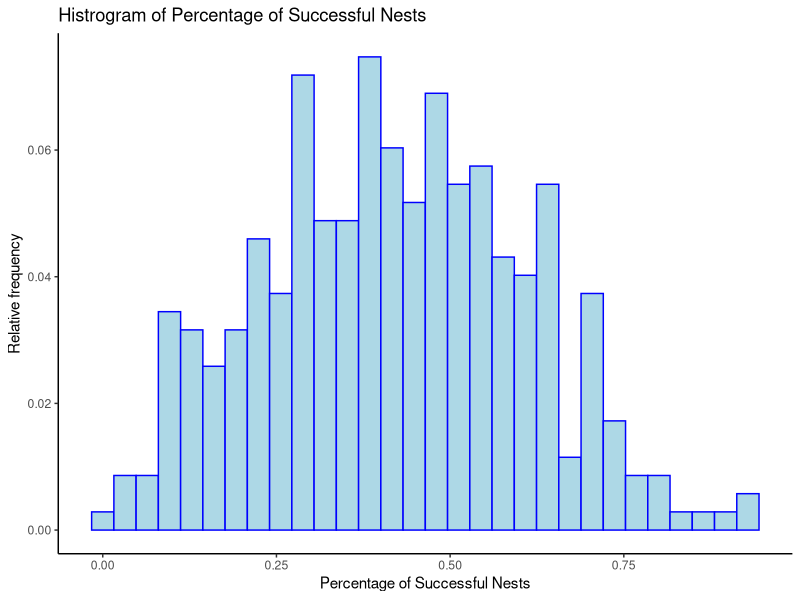
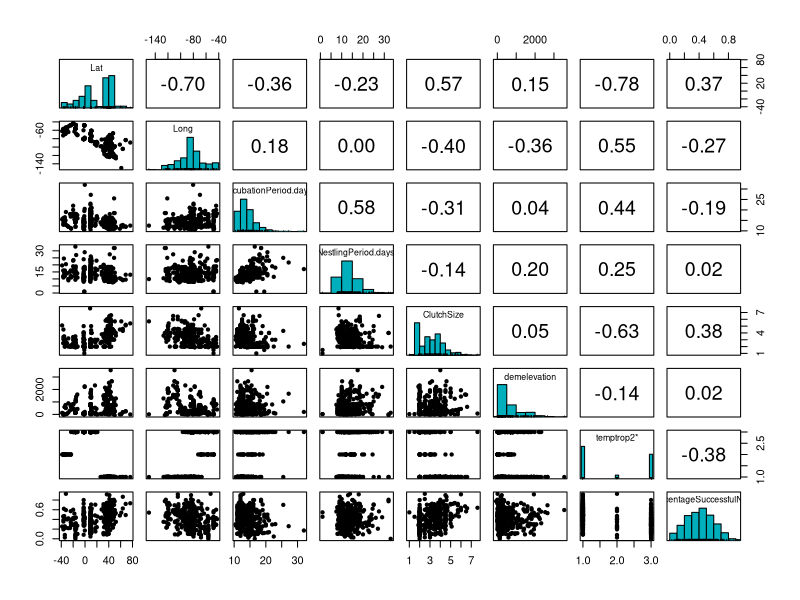
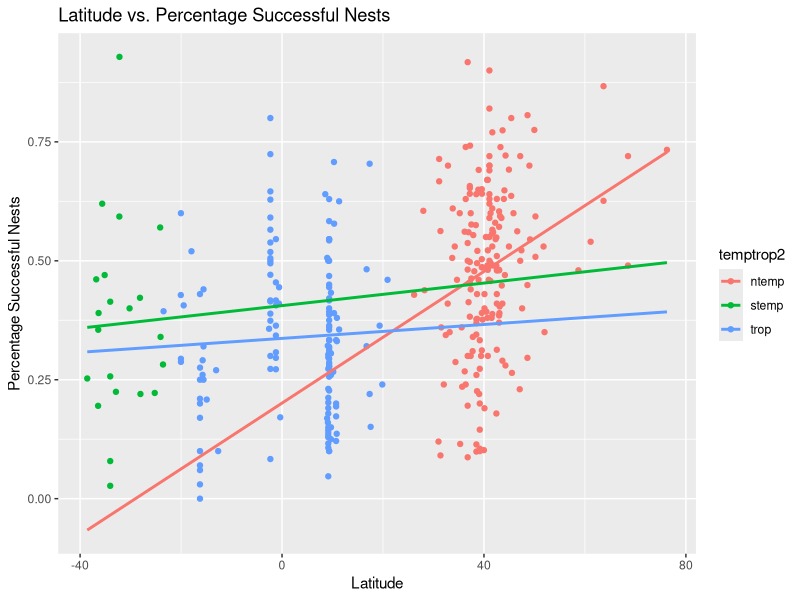
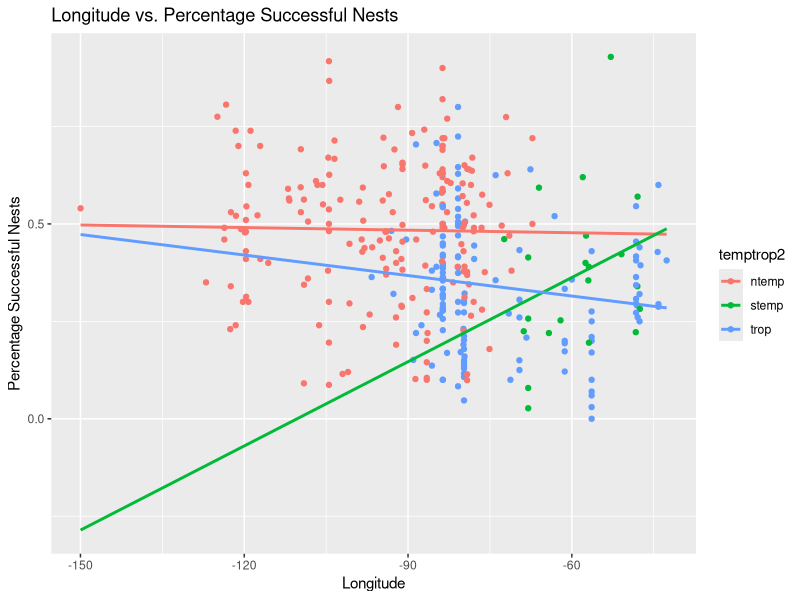
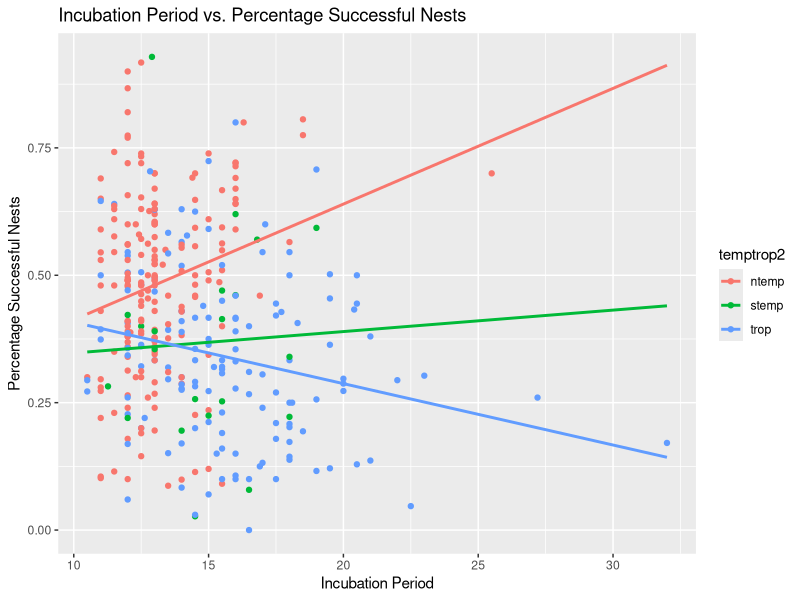
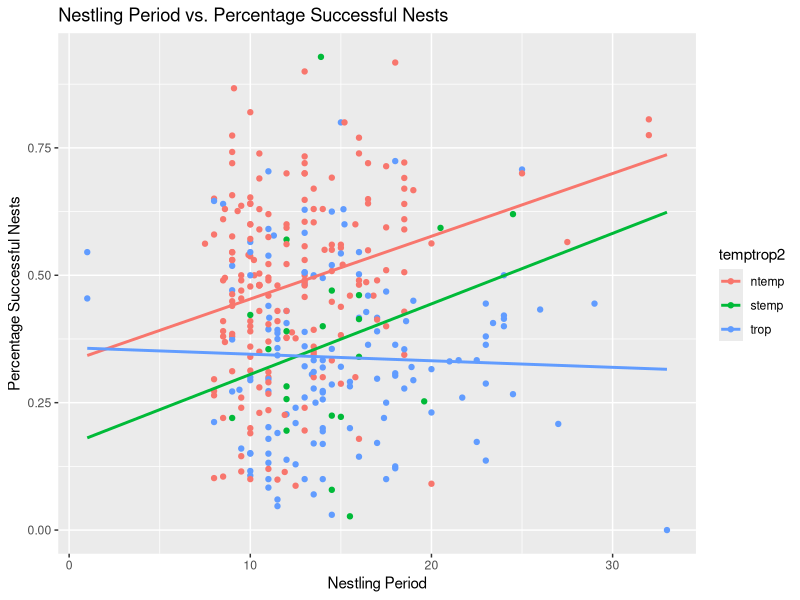
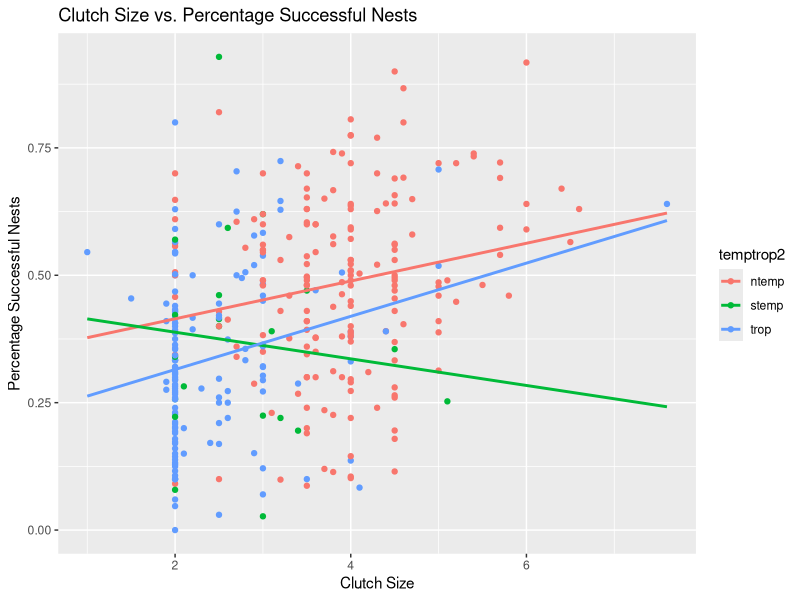
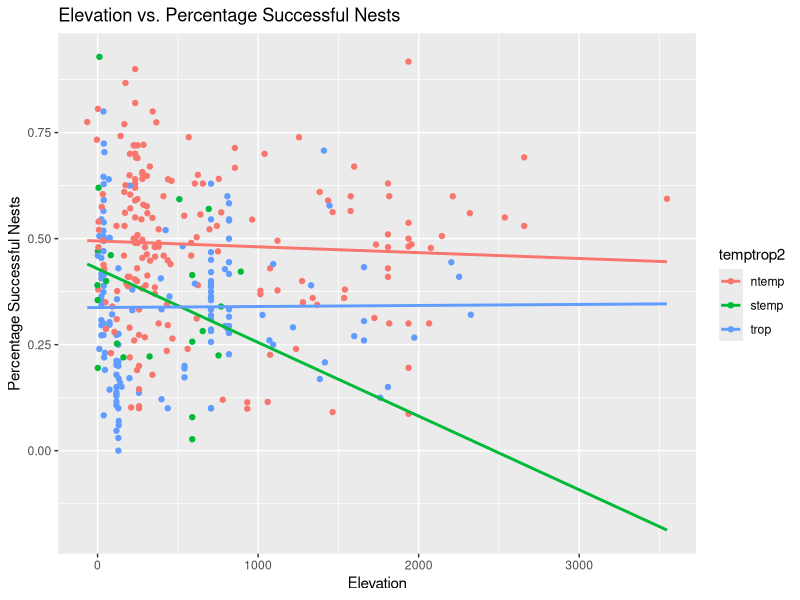

These charts were generated, in order, by the following R code:
## ---- chunk 1
library(tidyverse)
library(car)
library(psych)
library(leaps)
knitr::opts_chunk$set(echo = TRUE)
require("knitr")
opts_knit$set(root.dir = "~/RStudio")
## ---- chunk 2
mydata <- read.csv("nest_predation_dataset.csv")
## ---- chunk 3
data <- mydata[c("Lat","Long","IncubationPeriod.days.", "NestlingPeriod.days.", "ClutchSize", "demelevation", "temptrop2", "PercentageSuccessfulNests")]
data <- drop_na(data)
kable(head(data))
## ---- chunk 4
ggplot(data, aes(PercentageSuccessfulNests)) +
  geom_histogram(fill="lightblue", color="blue", aes(y = stat(count) / sum(count))) +
  labs(title ="Histrogram of Percentage of Successful Nests", x = "Percentage of Successful Nests", y = "Relative frequency") +
  theme_classic()
## ---- chunk 5
# A fancy scatterplot matrix
pairs.panels(data[c("Lat","Long","IncubationPeriod.days.", "NestlingPeriod.days.", "ClutchSize", "demelevation", "temptrop2", "PercentageSuccessfulNests")], 
             method ="pearson", # correlation method
             hist.col ="#00AFBB", # color of histogram
             smooth =FALSE, density =FALSE, ellipses =FALSE)
## ---- chunk 6
ggplot(data, aes(x=Lat, y=PercentageSuccessfulNests, color=temptrop2)) +
  geom_point() +geom_smooth(method=lm, se=FALSE, fullrange=TRUE) +
  labs(title ="Latitude vs. Percentage Successful Nests", x ="Latitude", y ="Percentage Successful Nests")

ggplot(data, aes(x=Long, y=PercentageSuccessfulNests, color=temptrop2)) +
  geom_point() +geom_smooth(method=lm, se=FALSE, fullrange=TRUE) +
  labs(title ="Longitude vs. Percentage Successful Nests", x ="Longitude", y ="Percentage Successful Nests")

ggplot(data, aes(x=IncubationPeriod.days., y=PercentageSuccessfulNests, color=temptrop2)) +
  geom_point() +geom_smooth(method=lm, se=FALSE, fullrange=TRUE) +
  labs(title ="Incubation Period vs. Percentage Successful Nests", x ="Incubation Period", y ="Percentage Successful Nests")

ggplot(data, aes(x=NestlingPeriod.days., y=PercentageSuccessfulNests, color=temptrop2)) +
  geom_point() +geom_smooth(method=lm, se=FALSE, fullrange=TRUE) +
  labs(title ="Nestling Period vs. Percentage Successful Nests", x ="Nestling Period", y ="Percentage Successful Nests")

ggplot(data, aes(x=ClutchSize, y=PercentageSuccessfulNests, color=temptrop2)) +
  geom_point() +geom_smooth(method=lm, se=FALSE, fullrange=TRUE) +
  labs(title ="Clutch Size vs. Percentage Successful Nests", x ="Clutch Size", y ="Percentage Successful Nests")

ggplot(data, aes(x=demelevation, y=PercentageSuccessfulNests, color=temptrop2)) +
  geom_point() +geom_smooth(method=lm, se=FALSE, fullrange=TRUE) +
  labs(title ="Elevation vs. Percentage Successful Nests", x ="Elevation", y ="Percentage Successful Nests")
## ---- chunk 7
data$ntemp <-ifelse(data$temptrop2 == 'ntemp', 1, 0)
data$stemp <-ifelse(data$temptrop2 == 'stemp', 1, 0)
## ---- chunk 8
# Find the best model for each number of predictors (with 8 predictors maximum)
models <-regsubsets(PercentageSuccessfulNests ~Lat +Long +IncubationPeriod.days. +NestlingPeriod.days. +ClutchSize +demelevation +ntemp +stemp, data, nvmax =8)
models.sum <-summary(models)

# Create four plots within a 2x2 frame to compare the different criteria
par(mfrow =c(2,2))
  # SSE
  plot(models.sum$rss, xlab ="Number of predictors", ylab ="SSE", type ="l")
  
  # R2
  plot(models.sum$adjr2, xlab ="Number of predictors", ylab ="Adjusted RSq", type ="l")
  
  # Mallow's Cp
  plot(models.sum$cp, xlab ="Number of predictors", ylab ="Cp", type ="l")
  
  # BIC
  plot(models.sum$bic, xlab ="Number of predictors", ylab ="BIC", type ="l")
## ---- chunk 9
# Calculate the squared predictor variables to include in the model and the interaction term:
data <-data %>% mutate(Lat.ntemp = Lat*ntemp, Lat.stemp = Lat*stemp, Long.ntemp = Long*ntemp, Long.stemp = Long*stemp,
                       Incubate.ntemp = IncubationPeriod.days.*ntemp, Incubate.stemp = IncubationPeriod.days.*stemp, 
                       Nestle.ntemp = NestlingPeriod.days.*ntemp, Nestle.stemp = NestlingPeriod.days.*stemp,
                       ClutchSize.ntemp = ClutchSize*ntemp, ClutchSize.stemp = ClutchSize*stemp, 
                       Elev.ntemp = demelevation*ntemp, Elev.stemp = demelevation*stemp)
## ---- chunk 10
# Find the best model for each number of predictors (with 8 predictors maximum)
models <-regsubsets(PercentageSuccessfulNests ~Lat +Lat.ntemp +Lat.stemp +Long +Long.ntemp +Long.stemp +IncubationPeriod.days. +Incubate.ntemp +Incubate.stemp +NestlingPeriod.days. +Nestle.ntemp +Nestle.stemp +ClutchSize +ClutchSize.ntemp +ClutchSize.stemp +demelevation +Elev.ntemp +Elev.stemp +ntemp +stemp, data, nvmax =20)
models.sum <-summary(models)

# Create four plots within a 2x2 frame to compare the different criteria
par(mfrow =c(2,2))
  # SSE
  plot(models.sum$rss, xlab ="Number of predictors", ylab ="SSE", type ="l")
  
  # R2
  plot(models.sum$adjr2, xlab ="Number of predictors", ylab ="Adjusted RSq", type ="l")
  
  # Mallow's Cp
  plot(models.sum$cp, xlab ="Number of predictors", ylab ="Cp", type ="l")
  
  # BIC
  plot(models.sum$bic, xlab ="Number of predictors", ylab ="BIC", type ="l")
